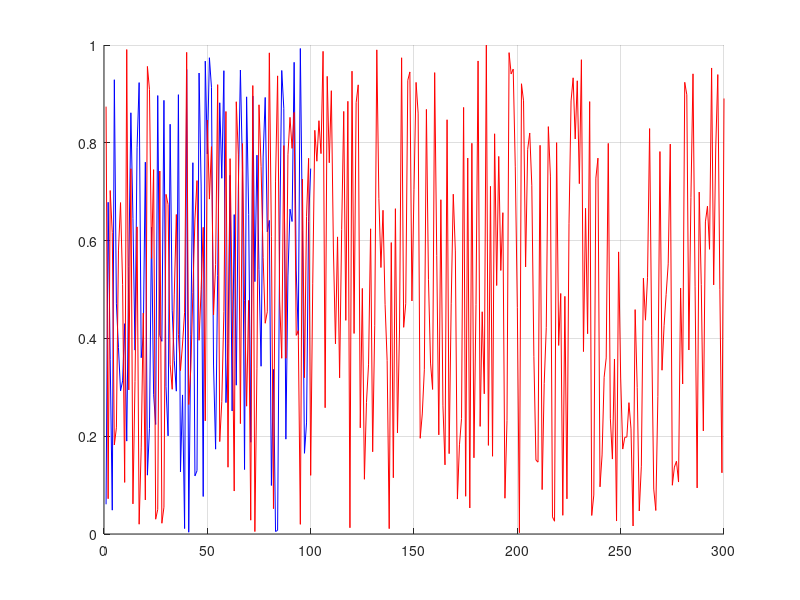

Recreate this plot in MATLAB. (Note: this script raises an error after producing the figure.)
%%%%%%%%%%%%%%%%%%%%%%%%%%%%%%%%%%%%%%%%%%%%%%%%%%%%%%%%%%%%%%%%%%%%%%%%%%%%%%%%
% NAME: magnifyOnFigure_examples
% 
% AUTHOR: David Fernandez Prim (david.fernandez.prim@gmail.com)
%
% PURPOSE: Shows the funcionality of 'magnifyOnFigure'
% 
%%%%%%%%%%%%%%%%%%%%%%%%%%%%%%%%%%%%%%%%%%%%%%%%%%%%%%%%%%%%%%%%%%%%%%%%%%%%%%%%
clc;
clear all
close all

%% %%%%%%%%%%%%%%%%%%%%%%%%%%%%%%%%%%%%%%%%%%%%%%%%%%%%%%%%%%%%%%%%%%%%%%%%%%%%%
% Default interactive mode
%%%%%%%%%%%%%%%%%%%%%%%%%%%%%%%%%%%%%%%%%%%%%%%%%%%%%%%%%%%%%%%%%%%%%%%%%%%%%%%%
close all;
disp( sprintf('This is the default interactive operation mode of ''magnifyOnFigure''') ) 
fig = figure;
hold on;
plot(rand(100,1), 'b'); plot(rand(300, 1), 'r'); 
grid on;
hold off;
magnifyOnFigure;
disp('Press a key...')
pause;

%% %%%%%%%%%%%%%%%%%%%%%%%%%%%%%%%%%%%%%%%%%%%%%%%%%%%%%%%%%%%%%%%%%%%%%%%%%%%%%
% Figure handle passed as an input argument
%%%%%%%%%%%%%%%%%%%%%%%%%%%%%%%%%%%%%%%%%%%%%%%%%%%%%%%%%%%%%%%%%%%%%%%%%%%%%%%%
close all;
disp( sprintf('The figure handle is here passes as an input argument.') ) 
fig = figure;
hold on;
plot(rand(100,1), 'b'); plot(rand(300, 1), 'r'); 
grid on;
hold off;
magnifyOnFigure(fig);
disp('Press a key...')
pause;


%% %%%%%%%%%%%%%%%%%%%%%%%%%%%%%%%%%%%%%%%%%%%%%%%%%%%%%%%%%%%%%%%%%%%%%%%%%%%%%
% An axes handle passed as an input argument
%%%%%%%%%%%%%%%%%%%%%%%%%%%%%%%%%%%%%%%%%%%%%%%%%%%%%%%%%%%%%%%%%%%%%%%%%%%%%%%%
close all;
disp( sprintf('How to specify the target axes in a subplot figure.') ) 
fig = figure; 
ax1 = subplot(2,1,1);
plot(rand(100,1), 'r');
grid on;
ax2 = subplot(2,1,2);
plot(rand(100,1), 'b');
grid on;
magnifyOnFigure(ax1);
disp('Press a key...')
pause;



%% %%%%%%%%%%%%%%%%%%%%%%%%%%%%%%%%%%%%%%%%%%%%%%%%%%%%%%%%%%%%%%%%%%%%%%%%%%%%%
% Properties (in interactive mode)
%%%%%%%%%%%%%%%%%%%%%%%%%%%%%%%%%%%%%%%%%%%%%%%%%%%%%%%%%%%%%%%%%%%%%%%%%%%%%%%%
close all;
disp( sprintf('Playing arround with the properties in interactive mode...') ) 
figHandler = figure;
hold on;
plot(rand(100,1), 'b'); plot(rand(300, 1), 'r'); 
grid on;
hold off; 
ylim([0 2]);
magnifyOnFigure(...
        figHandler,...
        'units', 'pixels',...
        'magnifierShape', 'ellipse',...
        'initialPositionSecondaryAxes', [326.933 259.189 164.941 102.65],...
        'initialPositionMagnifier',     [174.769 49.368 14.1164 174.627],...    
        'mode', 'interactive',...    
        'displayLinkStyle', 'straight',...        
        'edgeWidth', 2,...
        'edgeColor', 'black',...
        'secondaryAxesFaceColor', [0.91 0.91 0.91]... 
            ); 
disp('Press a key...')
pause;


%% %%%%%%%%%%%%%%%%%%%%%%%%%%%%%%%%%%%%%%%%%%%%%%%%%%%%%%%%%%%%%%%%%%%%%%%%%%%%%
% Properties (in manual mode)
%%%%%%%%%%%%%%%%%%%%%%%%%%%%%%%%%%%%%%%%%%%%%%%%%%%%%%%%%%%%%%%%%%%%%%%%%%%%%%%%
close all;
disp( sprintf('Or in manual mode.') ) 
figHandler = figure;
hold on;
plot(rand(100,1), 'b'); plot(rand(300, 1), 'r'); 
grid on;
hold off; 
ylim([0 2]);
magnifyOnFigure(...
        figHandler,...
        'units', 'pixels',...
        'initialPositionSecondaryAxes', [326.933 259.189 164.941 102.65],...
        'initialPositionMagnifier',     [174.769 49.368 14.1164 174.627],...    
        'mode', 'manual',...    
        'displayLinkStyle', 'straight',...        
        'edgeWidth', 2,...
        'edgeColor', 'black',...
        'secondaryAxesFaceColor', [0.91 0.91 0.91]... 
            ); 
disp('Press a key...')
pause;


%% %%%%%%%%%%%%%%%%%%%%%%%%%%%%%%%%%%%%%%%%%%%%%%%%%%%%%%%%%%%%%%%%%%%%%%%%%%%%%
% Working on images also
%%%%%%%%%%%%%%%%%%%%%%%%%%%%%%%%%%%%%%%%%%%%%%%%%%%%%%%%%%%%%%%%%%%%%%%%%%%%%%%%
close all;
disp( sprintf('How the tool works on images.') ) 
h = figure; 
load clown; 
image(X); 
colormap(map) ; 
axis image
magnifyOnFigure(h, 'displayLinkStyle', 'straight',...
                    'EdgeColor', 'white',...
                    'magnifierShape', 'rectangle',...
                    'frozenZoomAspectratio', 'on',...
                    'edgeWidth', 2);
                
disp('Press a key...')
pause;
close all
                
             
